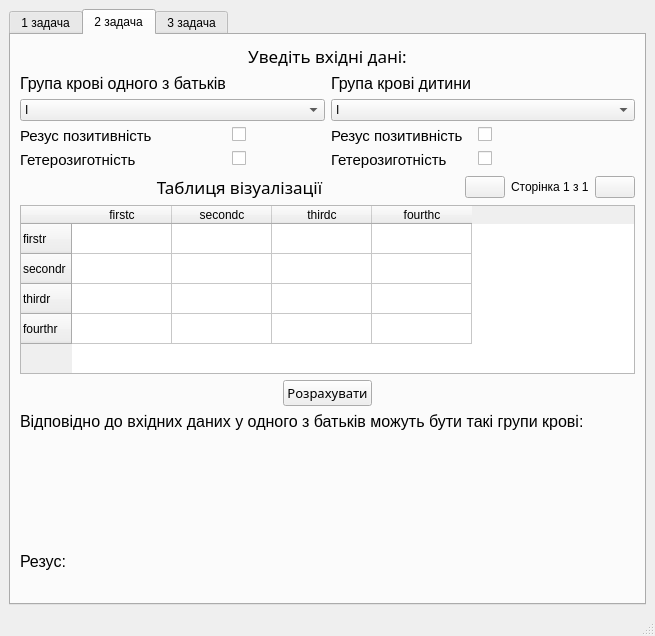
<?xml version="1.0" encoding="UTF-8"?>
<ui version="4.0">
 <class>MainWindow</class>
 <widget class="QMainWindow" name="MainWindow">
  <property name="geometry">
   <rect>
    <x>0</x>
    <y>0</y>
    <width>655</width>
    <height>636</height>
   </rect>
  </property>
  <property name="windowTitle">
   <string>Bloty calculator</string>
  </property>
  <widget class="QWidget" name="centralwidget">
   <layout class="QVBoxLayout" name="verticalLayout">
    <item>
     <widget class="QTabWidget" name="tabWidget">
      <property name="currentIndex">
       <number>1</number>
      </property>
      <property name="tabBarAutoHide">
       <bool>false</bool>
      </property>
      <widget class="QWidget" name="tab">
       <property name="layoutDirection">
        <enum>Qt::LeftToRight</enum>
       </property>
       <attribute name="title">
        <string>1 задача</string>
       </attribute>
       <layout class="QVBoxLayout" name="verticalLayout_2">
        <item>
         <widget class="QLabel" name="label_3">
          <property name="font">
           <font>
            <family>MV Boli</family>
            <pointsize>13</pointsize>
           </font>
          </property>
          <property name="text">
           <string>Уведіть вхідні дані:</string>
          </property>
          <property name="alignment">
           <set>Qt::AlignCenter</set>
          </property>
         </widget>
        </item>
        <item>
         <layout class="QHBoxLayout" name="horizontalLayout_10">
          <item>
           <layout class="QFormLayout" name="formLayout">
            <item row="0" column="0">
             <widget class="QLabel" name="label">
              <property name="font">
               <font>
                <pointsize>12</pointsize>
               </font>
              </property>
              <property name="text">
               <string>Група крові чоловіка</string>
              </property>
             </widget>
            </item>
            <item row="1" column="0" colspan="2">
             <widget class="QComboBox" name="comboBox">
              <item>
               <property name="text">
                <string>I</string>
               </property>
              </item>
              <item>
               <property name="text">
                <string>II</string>
               </property>
              </item>
              <item>
               <property name="text">
                <string>III</string>
               </property>
              </item>
              <item>
               <property name="text">
                <string>IV</string>
               </property>
              </item>
             </widget>
            </item>
            <item row="2" column="0">
             <widget class="QLabel" name="label_4">
              <property name="font">
               <font>
                <pointsize>11</pointsize>
               </font>
              </property>
              <property name="text">
               <string>Резус позитивність</string>
              </property>
             </widget>
            </item>
            <item row="2" column="1">
             <widget class="QCheckBox" name="checkBox">
              <property name="text">
               <string/>
              </property>
             </widget>
            </item>
            <item row="3" column="0">
             <widget class="QLabel" name="label_16">
              <property name="font">
               <font>
                <pointsize>11</pointsize>
               </font>
              </property>
              <property name="text">
               <string>Гетерозиготність</string>
              </property>
             </widget>
            </item>
            <item row="3" column="1">
             <widget class="QCheckBox" name="checkBox_3">
              <property name="text">
               <string/>
              </property>
             </widget>
            </item>
           </layout>
          </item>
          <item>
           <layout class="QFormLayout" name="formLayout_2">
            <item row="0" column="0">
             <widget class="QLabel" name="label_2">
              <property name="font">
               <font>
                <pointsize>12</pointsize>
               </font>
              </property>
              <property name="text">
               <string>Група крові жінки</string>
              </property>
             </widget>
            </item>
            <item row="1" column="0" colspan="2">
             <widget class="QComboBox" name="comboBox_2">
              <item>
               <property name="text">
                <string>I</string>
               </property>
              </item>
              <item>
               <property name="text">
                <string>II</string>
               </property>
              </item>
              <item>
               <property name="text">
                <string>III</string>
               </property>
              </item>
              <item>
               <property name="text">
                <string>IV</string>
               </property>
              </item>
             </widget>
            </item>
            <item row="2" column="0">
             <widget class="QLabel" name="label_5">
              <property name="font">
               <font>
                <pointsize>11</pointsize>
               </font>
              </property>
              <property name="text">
               <string>Резус позитивність</string>
              </property>
             </widget>
            </item>
            <item row="2" column="1">
             <widget class="QCheckBox" name="checkBox_2">
              <property name="text">
               <string/>
              </property>
             </widget>
            </item>
            <item row="3" column="0">
             <widget class="QLabel" name="label_17">
              <property name="font">
               <font>
                <pointsize>11</pointsize>
               </font>
              </property>
              <property name="text">
               <string>Гетерозиготність</string>
              </property>
             </widget>
            </item>
            <item row="3" column="1">
             <widget class="QCheckBox" name="checkBox_4">
              <property name="text">
               <string/>
              </property>
             </widget>
            </item>
           </layout>
          </item>
         </layout>
        </item>
        <item>
         <widget class="QLabel" name="label_33">
          <property name="font">
           <font>
            <family>MV Boli</family>
            <pointsize>13</pointsize>
           </font>
          </property>
          <property name="text">
           <string>Таблиця візуалізації:</string>
          </property>
          <property name="alignment">
           <set>Qt::AlignCenter</set>
          </property>
         </widget>
        </item>
        <item>
         <widget class="QTableWidget" name="tableWidget_2">
          <property name="layoutDirection">
           <enum>Qt::LeftToRight</enum>
          </property>
          <property name="verticalScrollBarPolicy">
           <enum>Qt::ScrollBarAsNeeded</enum>
          </property>
          <property name="showGrid">
           <bool>true</bool>
          </property>
          <property name="gridStyle">
           <enum>Qt::SolidLine</enum>
          </property>
          <row>
           <property name="text">
            <string>firstr</string>
           </property>
          </row>
          <row>
           <property name="text">
            <string>secondr</string>
           </property>
          </row>
          <row>
           <property name="text">
            <string>thirdr</string>
           </property>
          </row>
          <row>
           <property name="text">
            <string>fourthr</string>
           </property>
          </row>
          <column>
           <property name="text">
            <string>firstc</string>
           </property>
          </column>
          <column>
           <property name="text">
            <string>secondc</string>
           </property>
          </column>
          <column>
           <property name="text">
            <string>thirdc</string>
           </property>
          </column>
          <column>
           <property name="text">
            <string>fourthc</string>
           </property>
          </column>
         </widget>
        </item>
        <item>
         <widget class="QPushButton" name="pushButton">
          <property name="font">
           <font>
            <family>Onyx</family>
            <pointsize>10</pointsize>
           </font>
          </property>
          <property name="text">
           <string>Розрахувати</string>
          </property>
         </widget>
        </item>
        <item>
         <widget class="QLabel" name="label_6">
          <property name="font">
           <font>
            <pointsize>12</pointsize>
           </font>
          </property>
          <property name="text">
           <string>Відповідно до вхідних даних у дітей можуть бути такі групи крові:</string>
          </property>
         </widget>
        </item>
        <item>
         <layout class="QGridLayout" name="gridLayout">
          <item row="3" column="1">
           <widget class="QLabel" name="label_14">
            <property name="text">
             <string/>
            </property>
            <property name="alignment">
             <set>Qt::AlignRight|Qt::AlignTrailing|Qt::AlignVCenter</set>
            </property>
           </widget>
          </item>
          <item row="3" column="0">
           <widget class="QLabel" name="label_10">
            <property name="font">
             <font>
              <pointsize>11</pointsize>
             </font>
            </property>
            <property name="text">
             <string/>
            </property>
           </widget>
          </item>
          <item row="0" column="0">
           <widget class="QLabel" name="label_7">
            <property name="font">
             <font>
              <pointsize>11</pointsize>
             </font>
            </property>
            <property name="text">
             <string/>
            </property>
           </widget>
          </item>
          <item row="1" column="0">
           <widget class="QLabel" name="label_8">
            <property name="font">
             <font>
              <pointsize>11</pointsize>
             </font>
            </property>
            <property name="text">
             <string/>
            </property>
           </widget>
          </item>
          <item row="2" column="0">
           <widget class="QLabel" name="label_9">
            <property name="font">
             <font>
              <pointsize>11</pointsize>
             </font>
            </property>
            <property name="text">
             <string/>
            </property>
           </widget>
          </item>
          <item row="2" column="1">
           <widget class="QLabel" name="label_13">
            <property name="text">
             <string/>
            </property>
            <property name="alignment">
             <set>Qt::AlignRight|Qt::AlignTrailing|Qt::AlignVCenter</set>
            </property>
           </widget>
          </item>
          <item row="1" column="1">
           <widget class="QLabel" name="label_12">
            <property name="font">
             <font>
              <pointsize>11</pointsize>
             </font>
            </property>
            <property name="text">
             <string/>
            </property>
            <property name="alignment">
             <set>Qt::AlignRight|Qt::AlignTrailing|Qt::AlignVCenter</set>
            </property>
           </widget>
          </item>
          <item row="0" column="1">
           <widget class="QLabel" name="label_11">
            <property name="font">
             <font>
              <pointsize>11</pointsize>
             </font>
            </property>
            <property name="text">
             <string/>
            </property>
            <property name="alignment">
             <set>Qt::AlignRight|Qt::AlignTrailing|Qt::AlignVCenter</set>
            </property>
            <property name="margin">
             <number>0</number>
            </property>
           </widget>
          </item>
         </layout>
        </item>
       </layout>
      </widget>
      <widget class="QWidget" name="tab_2">
       <attribute name="title">
        <string>2 задача</string>
       </attribute>
       <layout class="QVBoxLayout" name="verticalLayout_3">
        <item>
         <widget class="QLabel" name="label_23">
          <property name="font">
           <font>
            <family>MV Boli</family>
            <pointsize>13</pointsize>
           </font>
          </property>
          <property name="text">
           <string>Уведіть вхідні дані:</string>
          </property>
          <property name="alignment">
           <set>Qt::AlignCenter</set>
          </property>
         </widget>
        </item>
        <item>
         <layout class="QHBoxLayout" name="horizontalLayout_11">
          <item>
           <layout class="QFormLayout" name="formLayout_3">
            <item row="0" column="0">
             <widget class="QLabel" name="label_15">
              <property name="font">
               <font>
                <pointsize>12</pointsize>
               </font>
              </property>
              <property name="text">
               <string>Група крові одного з батьків</string>
              </property>
             </widget>
            </item>
            <item row="1" column="0" colspan="2">
             <widget class="QComboBox" name="comboBox_3">
              <item>
               <property name="text">
                <string>I</string>
               </property>
              </item>
              <item>
               <property name="text">
                <string>II</string>
               </property>
              </item>
              <item>
               <property name="text">
                <string>III</string>
               </property>
              </item>
              <item>
               <property name="text">
                <string>IV</string>
               </property>
              </item>
             </widget>
            </item>
            <item row="2" column="0">
             <widget class="QLabel" name="label_18">
              <property name="font">
               <font>
                <pointsize>11</pointsize>
               </font>
              </property>
              <property name="text">
               <string>Резус позитивність</string>
              </property>
             </widget>
            </item>
            <item row="2" column="1">
             <widget class="QCheckBox" name="checkBox_5">
              <property name="text">
               <string/>
              </property>
             </widget>
            </item>
            <item row="3" column="0">
             <widget class="QLabel" name="label_19">
              <property name="font">
               <font>
                <pointsize>11</pointsize>
               </font>
              </property>
              <property name="text">
               <string>Гетерозиготність</string>
              </property>
             </widget>
            </item>
            <item row="3" column="1">
             <widget class="QCheckBox" name="checkBox_6">
              <property name="text">
               <string/>
              </property>
             </widget>
            </item>
           </layout>
          </item>
          <item>
           <layout class="QFormLayout" name="formLayout_4">
            <item row="0" column="0">
             <widget class="QLabel" name="label_20">
              <property name="font">
               <font>
                <pointsize>12</pointsize>
               </font>
              </property>
              <property name="text">
               <string>Група крові дитини</string>
              </property>
             </widget>
            </item>
            <item row="1" column="0" colspan="2">
             <widget class="QComboBox" name="comboBox_4">
              <item>
               <property name="text">
                <string>I</string>
               </property>
              </item>
              <item>
               <property name="text">
                <string>II</string>
               </property>
              </item>
              <item>
               <property name="text">
                <string>III</string>
               </property>
              </item>
              <item>
               <property name="text">
                <string>IV</string>
               </property>
              </item>
             </widget>
            </item>
            <item row="2" column="0">
             <widget class="QLabel" name="label_21">
              <property name="font">
               <font>
                <pointsize>11</pointsize>
               </font>
              </property>
              <property name="text">
               <string>Резус позитивність</string>
              </property>
             </widget>
            </item>
            <item row="2" column="1">
             <widget class="QCheckBox" name="checkBox_7">
              <property name="text">
               <string/>
              </property>
             </widget>
            </item>
            <item row="3" column="0">
             <widget class="QLabel" name="label_22">
              <property name="font">
               <font>
                <pointsize>11</pointsize>
               </font>
              </property>
              <property name="text">
               <string>Гетерозиготність</string>
              </property>
             </widget>
            </item>
            <item row="3" column="1">
             <widget class="QCheckBox" name="checkBox_8">
              <property name="text">
               <string/>
              </property>
             </widget>
            </item>
           </layout>
          </item>
         </layout>
        </item>
        <item>
         <layout class="QHBoxLayout" name="horizontalLayout_4">
          <item>
           <spacer name="horizontalSpacer_2">
            <property name="orientation">
             <enum>Qt::Horizontal</enum>
            </property>
            <property name="sizeHint" stdset="0">
             <size>
              <width>40</width>
              <height>20</height>
             </size>
            </property>
           </spacer>
          </item>
          <item>
           <widget class="QLabel" name="label_34">
            <property name="font">
             <font>
              <family>MV Boli</family>
              <pointsize>13</pointsize>
             </font>
            </property>
            <property name="text">
             <string>Таблиця візуалізації</string>
            </property>
            <property name="alignment">
             <set>Qt::AlignCenter</set>
            </property>
           </widget>
          </item>
          <item>
           <spacer name="horizontalSpacer">
            <property name="orientation">
             <enum>Qt::Horizontal</enum>
            </property>
            <property name="sizeHint" stdset="0">
             <size>
              <width>40</width>
              <height>20</height>
             </size>
            </property>
           </spacer>
          </item>
          <item>
           <layout class="QGridLayout" name="gridLayout_3">
            <item row="1" column="0">
             <widget class="QPushButton" name="pushButton_3">
              <property name="cursor">
               <cursorShape>PointingHandCursor</cursorShape>
              </property>
              <property name="text">
               <string/>
              </property>
              <property name="shortcut">
               <string/>
              </property>
             </widget>
            </item>
            <item row="1" column="1" colspan="2">
             <widget class="QLabel" name="label_38">
              <property name="font">
               <font>
                <pointsize>9</pointsize>
               </font>
              </property>
              <property name="text">
               <string>Сторінка 1 з 1</string>
              </property>
             </widget>
            </item>
            <item row="1" column="3">
             <widget class="QPushButton" name="pushButton_4">
              <property name="cursor">
               <cursorShape>PointingHandCursor</cursorShape>
              </property>
              <property name="text">
               <string/>
              </property>
             </widget>
            </item>
           </layout>
          </item>
         </layout>
        </item>
        <item>
         <widget class="QTableWidget" name="tableWidget_3">
          <property name="layoutDirection">
           <enum>Qt::LeftToRight</enum>
          </property>
          <property name="verticalScrollBarPolicy">
           <enum>Qt::ScrollBarAsNeeded</enum>
          </property>
          <property name="showGrid">
           <bool>true</bool>
          </property>
          <property name="gridStyle">
           <enum>Qt::SolidLine</enum>
          </property>
          <attribute name="verticalHeaderMinimumSectionSize">
           <number>23</number>
          </attribute>
          <attribute name="verticalHeaderShowSortIndicator" stdset="0">
           <bool>false</bool>
          </attribute>
          <row>
           <property name="text">
            <string>firstr</string>
           </property>
          </row>
          <row>
           <property name="text">
            <string>secondr</string>
           </property>
          </row>
          <row>
           <property name="text">
            <string>thirdr</string>
           </property>
          </row>
          <row>
           <property name="text">
            <string>fourthr</string>
           </property>
          </row>
          <column>
           <property name="text">
            <string>firstc</string>
           </property>
          </column>
          <column>
           <property name="text">
            <string>secondc</string>
           </property>
          </column>
          <column>
           <property name="text">
            <string>thirdc</string>
           </property>
          </column>
          <column>
           <property name="text">
            <string>fourthc</string>
           </property>
          </column>
         </widget>
        </item>
        <item>
         <layout class="QHBoxLayout" name="horizontalLayout_2">
          <item>
           <spacer name="horizontalSpacer_4">
            <property name="orientation">
             <enum>Qt::Horizontal</enum>
            </property>
            <property name="sizeHint" stdset="0">
             <size>
              <width>40</width>
              <height>20</height>
             </size>
            </property>
           </spacer>
          </item>
          <item>
           <widget class="QPushButton" name="pushButton_2">
            <property name="font">
             <font>
              <family>Onyx</family>
              <pointsize>10</pointsize>
             </font>
            </property>
            <property name="autoFillBackground">
             <bool>false</bool>
            </property>
            <property name="text">
             <string>Розрахувати</string>
            </property>
           </widget>
          </item>
          <item>
           <spacer name="horizontalSpacer_5">
            <property name="orientation">
             <enum>Qt::Horizontal</enum>
            </property>
            <property name="sizeHint" stdset="0">
             <size>
              <width>40</width>
              <height>20</height>
             </size>
            </property>
           </spacer>
          </item>
         </layout>
        </item>
        <item>
         <widget class="QLabel" name="label_24">
          <property name="font">
           <font>
            <pointsize>12</pointsize>
            <weight>50</weight>
            <bold>false</bold>
            <underline>false</underline>
            <strikeout>false</strikeout>
            <kerning>true</kerning>
           </font>
          </property>
          <property name="text">
           <string>Відповідно до вхідних даних у одного з батьків можуть бути такі групи крові:</string>
          </property>
         </widget>
        </item>
        <item>
         <layout class="QGridLayout" name="gridLayout_2">
          <item row="3" column="1">
           <widget class="QLabel" name="label_25">
            <property name="font">
             <font>
              <pointsize>11</pointsize>
             </font>
            </property>
            <property name="text">
             <string/>
            </property>
            <property name="alignment">
             <set>Qt::AlignRight|Qt::AlignTrailing|Qt::AlignVCenter</set>
            </property>
           </widget>
          </item>
          <item row="3" column="0">
           <widget class="QLabel" name="label_26">
            <property name="font">
             <font>
              <pointsize>11</pointsize>
             </font>
            </property>
            <property name="text">
             <string/>
            </property>
           </widget>
          </item>
          <item row="0" column="0">
           <widget class="QLabel" name="label_27">
            <property name="font">
             <font>
              <pointsize>11</pointsize>
             </font>
            </property>
            <property name="text">
             <string/>
            </property>
           </widget>
          </item>
          <item row="1" column="0">
           <widget class="QLabel" name="label_28">
            <property name="font">
             <font>
              <pointsize>11</pointsize>
             </font>
            </property>
            <property name="text">
             <string/>
            </property>
           </widget>
          </item>
          <item row="2" column="0">
           <widget class="QLabel" name="label_29">
            <property name="font">
             <font>
              <pointsize>11</pointsize>
             </font>
            </property>
            <property name="text">
             <string/>
            </property>
           </widget>
          </item>
          <item row="2" column="1">
           <widget class="QLabel" name="label_30">
            <property name="font">
             <font>
              <pointsize>11</pointsize>
             </font>
            </property>
            <property name="text">
             <string/>
            </property>
            <property name="alignment">
             <set>Qt::AlignRight|Qt::AlignTrailing|Qt::AlignVCenter</set>
            </property>
           </widget>
          </item>
          <item row="1" column="1">
           <widget class="QLabel" name="label_31">
            <property name="font">
             <font>
              <pointsize>11</pointsize>
             </font>
            </property>
            <property name="text">
             <string/>
            </property>
            <property name="alignment">
             <set>Qt::AlignRight|Qt::AlignTrailing|Qt::AlignVCenter</set>
            </property>
           </widget>
          </item>
          <item row="0" column="1">
           <widget class="QLabel" name="label_32">
            <property name="font">
             <font>
              <pointsize>11</pointsize>
             </font>
            </property>
            <property name="text">
             <string/>
            </property>
            <property name="alignment">
             <set>Qt::AlignRight|Qt::AlignTrailing|Qt::AlignVCenter</set>
            </property>
            <property name="margin">
             <number>0</number>
            </property>
           </widget>
          </item>
          <item row="4" column="0">
           <widget class="QLabel" name="label_37">
            <property name="font">
             <font>
              <pointsize>11</pointsize>
             </font>
            </property>
            <property name="text">
             <string/>
            </property>
           </widget>
          </item>
         </layout>
        </item>
        <item>
         <widget class="QLabel" name="label_35">
          <property name="font">
           <font>
            <pointsize>12</pointsize>
           </font>
          </property>
          <property name="text">
           <string>Резус:</string>
          </property>
         </widget>
        </item>
        <item>
         <widget class="QLabel" name="label_36">
          <property name="font">
           <font>
            <pointsize>11</pointsize>
           </font>
          </property>
          <property name="text">
           <string/>
          </property>
         </widget>
        </item>
       </layout>
      </widget>
      <widget class="QWidget" name="tab_3">
       <attribute name="title">
        <string>3 задача</string>
       </attribute>
      </widget>
     </widget>
    </item>
   </layout>
  </widget>
  <widget class="QStatusBar" name="statusbar"/>
  <widget class="QMenuBar" name="menubar">
   <property name="geometry">
    <rect>
     <x>0</x>
     <y>0</y>
     <width>655</width>
     <height>21</height>
    </rect>
   </property>
  </widget>
 </widget>
 <resources/>
 <connections/>
</ui>
